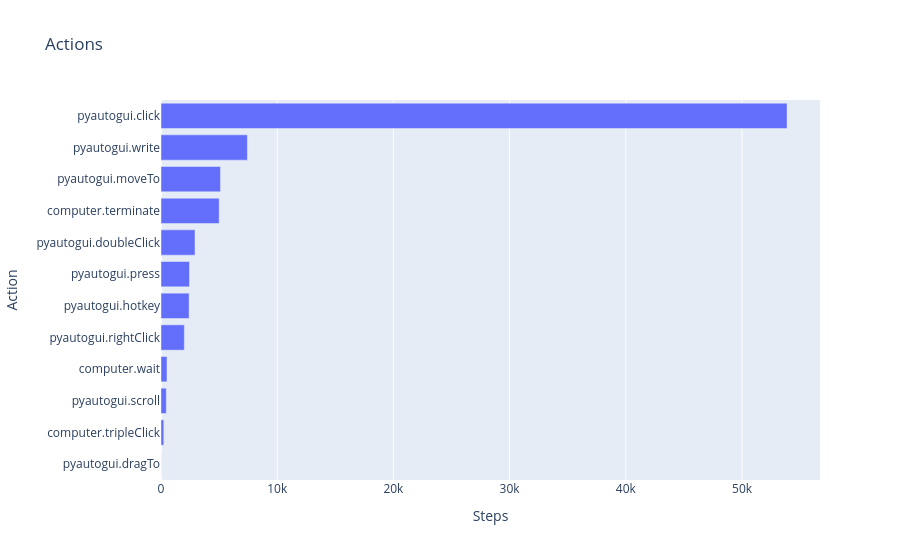

The notebook cell saved with this chart:
### Code cell
px.bar(
    steps.group_by("action_name").agg(pl.len().alias("steps")).sort("steps"),
    x="steps",
    y="action_name",
    orientation="h",
    labels={"steps": "Steps", "action_name": "Action"},
    title="Actions",
)

### Figure 1 — Plotly figure (JSON) as saved in the notebook; plotly's stock layout.template omitted (floating-point values rounded to 4 significant figures)
{"data": [{"hovertemplate": "Steps=%{x}<br>Action=%{y}<extra></extra>", "legendgroup": "", "marker": {"color": "#636efa", "pattern": {"shape": ""}}, "name": "", "orientation": "h", "showlegend": false, "textposition": "auto", "type": "bar", "x": [3, 240, 454, 515, 2008, 2417, 2452, 2926, 5006, 5117, 7436, 53874], "xaxis": "x", "y": ["pyautogui.dragTo", "computer.tripleClick", "pyautogui.scroll", "computer.wait", "pyautogui.rightClick", "pyautogui.hotkey", "pyautogui.press", "pyautogui.doubleClick", "computer.terminate", "pyautogui.moveTo", "pyautogui.write", "pyautogui.click"], "yaxis": "y"}], "layout": {"barmode": "relative", "legend": {"tracegroupgap": 0}, "title": {"text": "Actions"}, "xaxis": {"anchor": "y", "domain": [0.0, 1.0], "title": {"text": "Steps"}}, "yaxis": {"anchor": "x", "domain": [0.0, 1.0], "title": {"text": "Action"}}}}
